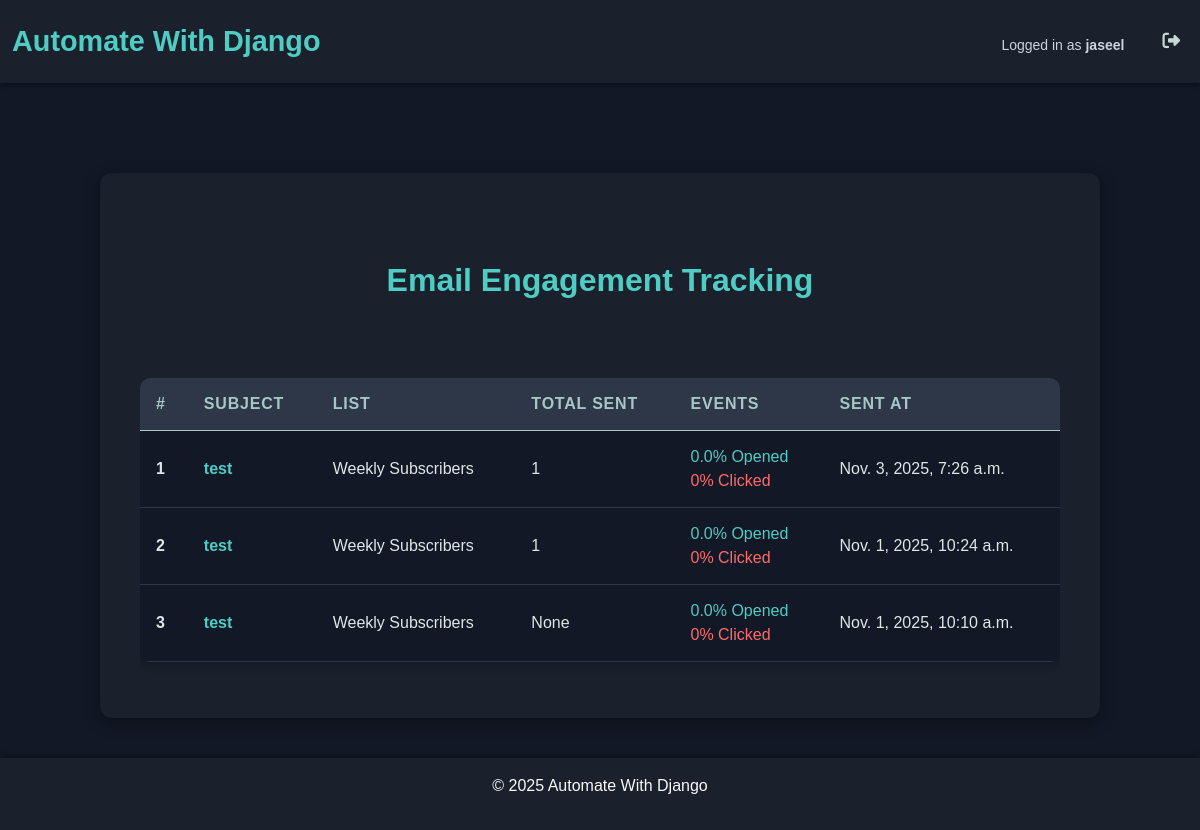
The app's page /emails/track/dashboard/ (signed in), older data.
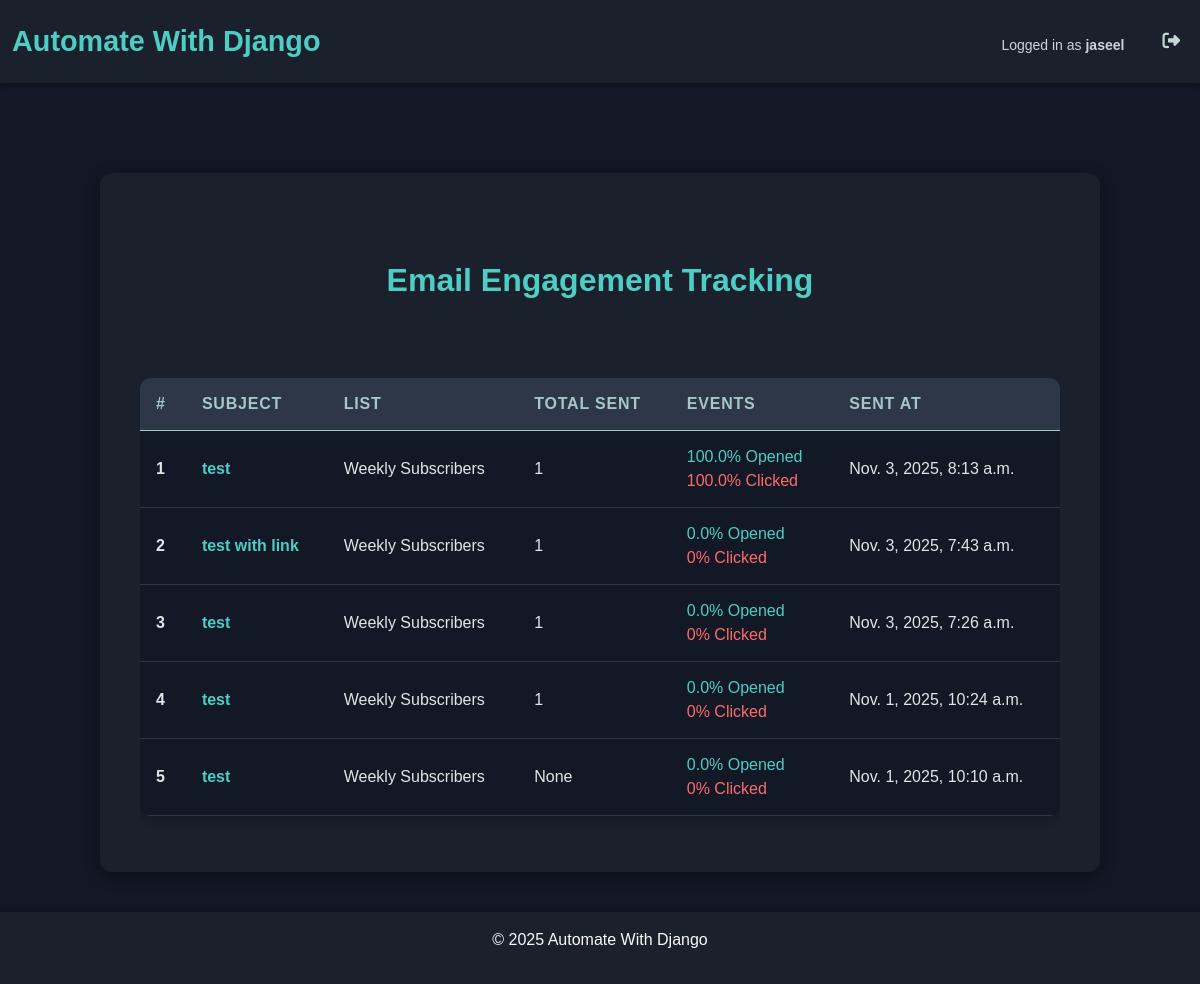
The same page, newer data.
### emails/models.py (models this page shows, shortened)
class Email(models.Model):
    email_list = models.ForeignKey(List, on_delete=models.CASCADE)
    subject = models.CharField(max_length=100)
    body = RichTextField()
    attachment = models.FileField(upload_to='email_attachments/', blank= True) # allow blank attachments ,
    sent_at = models.DateTimeField(auto_now_add=True)
    def open_rate(self):
        total_sent = self.email_list.count_emails()
        opened_count = EmailTracking.objects.filter(email=self, opened_at__isnull=False).count()
        open_rate = (opened_count/total_sent) * 100 if total_sent > 0 else 0
        """
        if total_sent > 0:
            open_rate = (opened_count/total_sent) * 100
        else:
            open_rate = 0
        """
        return round(open_rate , 2)
    def click_rate(self):
        total_sent = self.email_list.count_emails()
        opened_count = EmailTracking.objects.filter(email=self, opened_at__isnull=False).count()
        if opened_count > 0 :
            clicked_count = EmailTracking.objects.filter(email=self, clicked_at__isnull=False).count()
            click_rate = (clicked_count/opened_count) * 100 if total_sent > 0 else 0
        else :
            click_rate = 0
        return round(click_rate , 2)

class List(models.Model):
    email_list = models.CharField(max_length=40)
    def __str__(self):
        return self.email_list
    def count_emails(self):
        count = Subscriber.objects.filter(email_list=self).count()
        return count

### emails/views.py (the view)
# urls.py: path('track/dashboard/', views.track_dashboard, name='track_dashboard'),
@login_required(login_url='login')
def track_dashboard(request):
    emails = Email.objects.all().annotate(total_sent=Sum('sent__total_sent')).order_by('-sent_at') # ('sent__total_sent') sent is related name in Sent model, total_sent is field name in Sent model, totat_sent is the new field name for each email instance , order by decendind set_at
    context = {
        'emails': emails,
    }
    return render(request, 'emails/track_dashboard.html', context)

### templates/emails/track_dashboard.html (shortened to what this page needs)
{% extends 'home/base.html' %}
{% load static %}
{% block extra_css %}
<link rel="stylesheet" href="{% static 'css/track_dashboard.css' %}">
{% endblock %}
{% block content %}
<div class="container">
  <h2 class="text-center p-5">Email Engagement Tracking</h2>
  <div class="table-responsive">
    <table class="table table-hover ">
        <thead>
            <tr>
                <th scope="col">#</th>
                <th scope="col">Subject</th>
                <th scope="col">List</th>
                <th scope="col">Total Sent</th>
                <th scope="col">Events</th>
                <th scope="col">Sent At</th>
            </tr>
        </thead>
        <tbody>
            {% for email in emails %}
            <tr>
                <th scope="row">{{ forloop.counter }}</th>
                <td> <a href="{% url 'track_stats' email.id %}">{{ email.subject }}</a></td>
                <td>{{ email.email_list }}</td>
                <td>{{ email.total_sent}}</td>
                <td>
                    <div>{{ email.open_rate }}% Opened</div>
                    <div>{{ email.click_rate }}% Clicked</div>
                </td>
                <td>{{ email.sent_at }}</td>
            </tr>
            {% endfor %}
        </tbody>
    </table>
  </div>
</div>
{% endblock %}

Row changes from the older to the newer data that the page shows:
added Email: subject "test", email_list "Weekly Subscribers", total_sent "1", open_rate "100.0", click_rate "100.0", sent_at "Nov. 3, 2025, 8:13 a.m."
added Email: subject "test with link", email_list "Weekly Subscribers", total_sent "1", open_rate "0.0", click_rate "0", sent_at "Nov. 3, 2025, 7:43 a.m."
